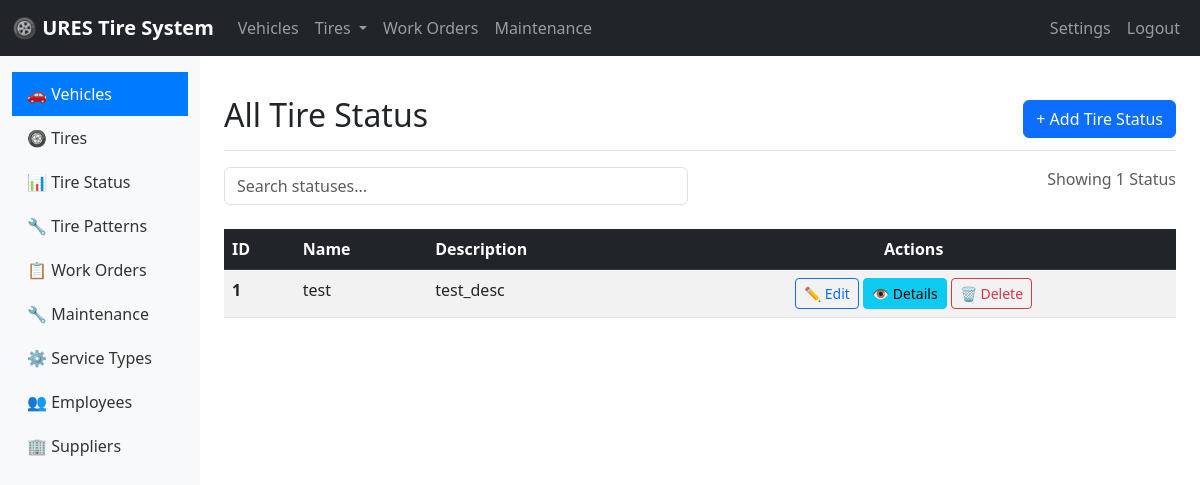
/tire-status/, run on the app's committed database.
### tires/models.py (models this page shows, shortened)
class TireStatus(models.Model):
    status_name = models.CharField(max_length=50)
    description = models.TextField(blank=True)

### tires/views.py (the view)
# urls.py: path('tire-status/', views.tire_status_list, name='tire_status_list'),
def tire_status_list(request):
    tire_statuses = TireStatus.objects.all()
    context = {
        'tire_statuses': tire_statuses
    }
    return render(request, 'tire_status/tire_status_list.html', context)

### tires/templates/tire_status/tire_status_list.html (shortened to what this page needs)
{% extends 'base/base.html' %}
{% block page_title %}All Tire Status{% endblock %}
{% block page_actions %}
    <button class="btn btn-primary" data-bs-toggle="modal" data-bs-target="#createModal">
        + Add Tire Status
    </button>
{% endblock %}
{% block content %}
<div class="row mb-4">
    <div class="col-md-6">
        <input type="text" placeholder="Search statuses..." id="searchInput" class="form-control" onkeyup="tableSearch()">
    </div>
    <div class="col-md-6 text-end">
        <span class="text-muted">
            Showing {{ tire_statuses.count }} Status{{ tire_statuses.count|pluralize }}
        </span>
    </div>
</div>
    <div class="table-responsive">
        <table class="table table-striped table-hover">
            <thead class="table-dark">
                <tr>
                    <th>ID</th>
                    <th>Name</th>
                    <th>Description</th>
                    <th style="text-align:center;">Actions</th>
                </tr>
            </thead>
            <tbody>
                {% for status in tire_statuses %}
                    <tr id="row-{{ status.id }}">
                        <td><strong>{{ status.id }}</strong></td>
                        <td>{{ status.status_name }}</td>
                        <td>{{ status.description }}</td>
                        <td style="text-align:center;">
                            <button class="btn btn-sm btn-outline-primary" data-bs-toggle="modal" data-bs-target="#editModal-{{ status.id }}">
                                ✏️ Edit
                            </button>
                             <button class="btn btn-sm btn-info" data-bs-toggle="modal" data-bs-target="#detailsModal-{{ status.id }}">
                                👁️ Details
                            </button>
                            <form method="post" action="{% url 'tire_status_delete' status.id %}" style="display:inline;">
                                <button type="submit" class="btn btn-sm btn-outline-danger" onclick="return confirmDelete('Are you sure you want to delete status {{ status.name }}?')">
                                    🗑️ Delete
                                </button>
                            </form>
                        </td>
                    </tr>
                {% empty %}
                    <tr>
                        <td colspan="6" class="text-center text-muted py-4">
                            No Statuses found. <a href="#" data-bs-toggle="modal" data-bs-target="#createModal">Add the first status</a>
                        </td>
                    </tr>
                {% endfor %}
            </tbody>
        </table>
    </div>
{% endblock %}

### data on the page
TireStatus: id "1", status_name "test", description "test_desc"

### other printed values
{{ tire_statuses.count }} "1"
